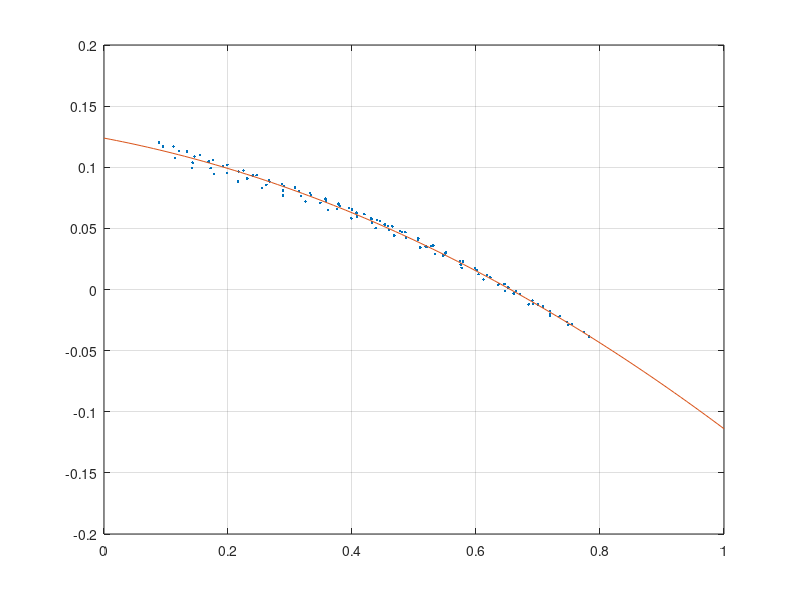
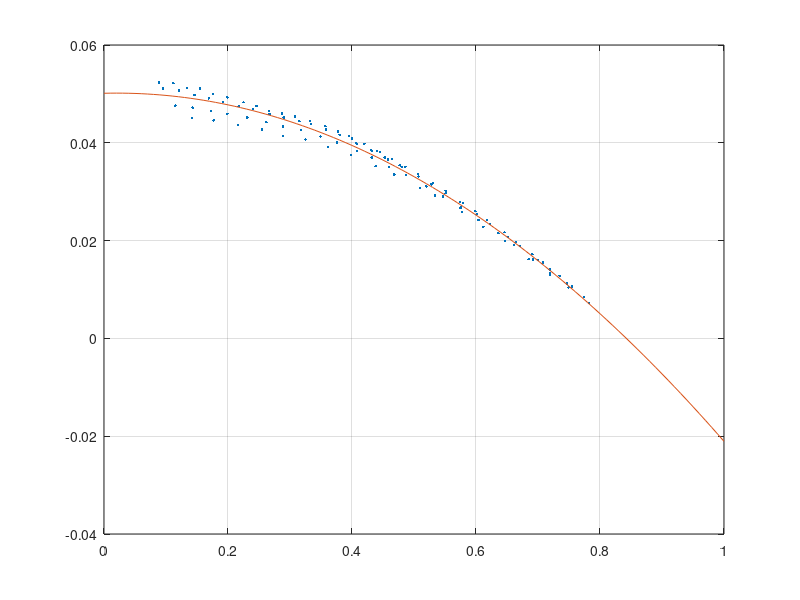

These figures' MATLAB source, in order:
% Propeller data taken from the UIUC propeller data base

data1 = load('apcsf_10x4p7_4014.csv');
data2 = load('apcsf_10x4p7_4997.csv');
data3 = load('apcsf_10x4p7_5018.csv');
data4 = load('apcsf_10x4p7_6020.csv');
data5 = load('apcsf_10x4p7_6023.csv');
data6 = load('apcsf_10x4p7_6512.csv');
data7 = load('apcsf_10x4p7_6513.csv');


J = [ data1(:,1); data2(:,1); data3(:,1); data4(:,1); data5(:,1); data6(:,1); data7(:,1) ];
Ct = [ data1(:,2); data2(:,2); data3(:,2); data4(:,2); data5(:,2); data6(:,2); data7(:,2) ];
Cp = [ data1(:,3); data2(:,3); data3(:,3); data4(:,3); data5(:,3); data6(:,3); data7(:,3) ];

Ct_p = polyfit(J,Ct,2);
Cp_p = polyfit(J,Cp,2);

Jb = 0:0.01:1;

figure;
plot(J,Ct,'.', Jb, polyval(Ct_p,Jb));
grid on
zoom on

figure
plot(J,Cp,'.',Jb, polyval(Cp_p,Jb));
grid on;
zoom on

APCSF_10x4p7_coef = [Ct_p' Cp_p'];

save('APCSF_10x4p7_coef.mat', 'APCSF_10x4p7_coef');

